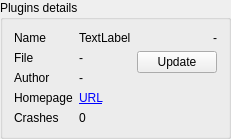
             <widget class="QGroupBox" name="groupBox_13">
              <property name="title">
               <string>Plugins details</string>
              </property>
              <layout class="QHBoxLayout" name="horizontalLayout_19" stretch="1,0">
               <item>
                <widget class="QWidget" name="widget" native="true">
                 <property name="sizePolicy">
                  <sizepolicy hsizetype="Preferred" vsizetype="Preferred">
                   <horstretch>0</horstretch>
                   <verstretch>0</verstretch>
                  </sizepolicy>
                 </property>
                 <layout class="QFormLayout" name="formLayout_2">
                  <property name="fieldGrowthPolicy">
                   <enum>QFormLayout::AllNonFixedFieldsGrow</enum>
                  </property>
                  <property name="leftMargin">
                   <number>0</number>
                  </property>
                  <property name="topMargin">
                   <number>0</number>
                  </property>
                  <property name="rightMargin">
                   <number>0</number>
                  </property>
                  <property name="bottomMargin">
                   <number>0</number>
                  </property>
                  <item row="0" column="0">
                   <widget class="QLabel" name="NameLabel">
                    <property name="text">
                     <string>Name</string>
                    </property>
                   </widget>
                  </item>
                  <item row="0" column="1">
                   <widget class="QLabel" name="NameValue">
                    <property name="text">
                     <string>TextLabel</string>
                    </property>
                   </widget>
                  </item>
                  <item row="1" column="0">
                   <widget class="QLabel" name="FileLabel">
                    <property name="text">
                     <string>File</string>
                    </property>
                   </widget>
                  </item>
                  <item row="1" column="1">
                   <widget class="QLabel" name="FileValue">
                    <property name="text">
                     <string>-</string>
                    </property>
                   </widget>
                  </item>
                  <item row="2" column="0">
                   <widget class="QLabel" name="AuthorLabel">
                    <property name="text">
                     <string>Author</string>
                    </property>
                   </widget>
                  </item>
                  <item row="2" column="1">
                   <widget class="QLabel" name="AuthorValue">
                    <property name="text">
                     <string>-</string>
                    </property>
                   </widget>
                  </item>
                  <item row="3" column="0">
                   <widget class="QLabel" name="HomepageLabel">
                    <property name="text">
                     <string>Homepage</string>
                    </property>
                   </widget>
                  </item>
                  <item row="3" column="1">
                   <widget class="QLabel" name="HomepageValue">
                    <property name="text">
                     <string>&lt;a href=&quot;http://localhost/&quot;&gt;URL&lt;/a&gt;</string>
                    </property>
                    <property name="textFormat">
                     <enum>Qt::RichText</enum>
                    </property>
                    <property name="openExternalLinks">
                     <bool>true</bool>
                    </property>
                   </widget>
                  </item>
                  <item row="4" column="0">
                   <widget class="QLabel" name="label_6">
                    <property name="text">
                     <string>Crashes</string>
                    </property>
                   </widget>
                  </item>
                  <item row="4" column="1">
                   <widget class="QLabel" name="CrashCounter">
                    <property name="text">
                     <string>0</string>
                    </property>
                   </widget>
                  </item>
                 </layout>
                </widget>
               </item>
               <item>
                <layout class="QVBoxLayout" name="verticalLayout_23" stretch="0,0,1">
                 <item>
                  <widget class="QLabel" name="VersionValue">
                   <property name="text">
                    <string>-</string>
                   </property>
                   <property name="alignment">
                    <set>Qt::AlignRight|Qt::AlignTrailing|Qt::AlignVCenter</set>
                   </property>
                  </widget>
                 </item>
                 <item>
                  <widget class="QPushButton" name="updatePluginButton">
                   <property name="text">
                    <string>Update</string>
                   </property>
                  </widget>
                 </item>
                 <item>
                  <widget class="QLabel" name="Logo">
                   <property name="text">
                    <string/>
                   </property>
                   <property name="alignment">
                    <set>Qt::AlignBottom|Qt::AlignRight|Qt::AlignTrailing</set>
                   </property>
                  </widget>
                 </item>
                </layout>
               </item>
              </layout>
             </widget>
